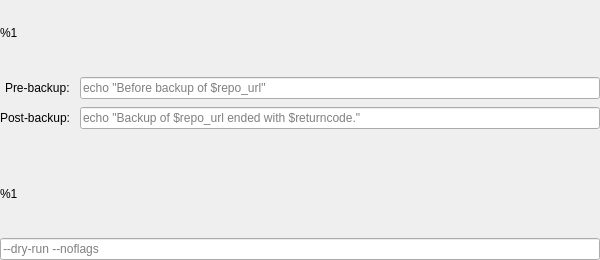
<?xml version="1.0" encoding="UTF-8"?>
<ui version="4.0">
 <class>ShellCommandsPage</class>
 <widget class="QWidget" name="ShellCommandsPage">
  <property name="geometry">
   <rect>
    <x>0</x>
    <y>0</y>
    <width>600</width>
    <height>260</height>
   </rect>
  </property>
  <layout class="QVBoxLayout" name="verticalLayout_2">
   <property name="spacing">
    <number>10</number>
   </property>
   <property name="leftMargin">
    <number>0</number>
   </property>
   <property name="topMargin">
    <number>0</number>
   </property>
   <property name="rightMargin">
    <number>0</number>
   </property>
   <property name="bottomMargin">
    <number>0</number>
   </property>
   <item>
    <widget class="QLabel" name="shellCommandsHelpLabel">
     <property name="text">
      <string notr="true">&lt;html&gt;&lt;head/&gt;&lt;body&gt;&lt;p&gt;%1&lt;/p&gt;&lt;/body&gt;&lt;/html&gt;</string>
     </property>
     <property name="wordWrap">
      <bool>true</bool>
     </property>
     <property name="textStyle" stdset="0">
      <string>subheadline</string>
     </property>
     <property name="textRole" stdset="0">
      <string>secondary</string>
     </property>
    </widget>
   </item>
   <item>
    <layout class="QFormLayout" name="commandsForm">
     <property name="fieldGrowthPolicy">
      <enum>QFormLayout::AllNonFixedFieldsGrow</enum>
     </property>
     <property name="labelAlignment">
      <set>Qt::AlignRight|Qt::AlignVCenter</set>
     </property>
     <property name="horizontalSpacing">
      <number>10</number>
     </property>
     <property name="verticalSpacing">
      <number>8</number>
     </property>
     <item row="0" column="0">
      <widget class="QLabel" name="label_2">
       <property name="text">
        <string>Pre-backup:</string>
       </property>
      </widget>
     </item>
     <item row="0" column="1">
      <widget class="QLineEdit" name="preBackupCmdLineEdit">
       <property name="placeholderText">
        <string>echo &quot;Before backup of $repo_url&quot;</string>
       </property>
       <property name="textStyle" stdset="0">
        <string>monospace</string>
       </property>
       <property name="clearButtonEnabled">
        <bool>true</bool>
       </property>
      </widget>
     </item>
     <item row="1" column="0">
      <widget class="QLabel" name="label">
       <property name="text">
        <string>Post-backup:</string>
       </property>
      </widget>
     </item>
     <item row="1" column="1">
      <widget class="QLineEdit" name="postBackupCmdLineEdit">
       <property name="placeholderText">
        <string>echo &quot;Backup of $repo_url ended with $returncode.&quot;</string>
       </property>
       <property name="textStyle" stdset="0">
        <string>monospace</string>
       </property>
       <property name="clearButtonEnabled">
        <bool>true</bool>
       </property>
      </widget>
     </item>
    </layout>
   </item>
   <item>
    <spacer name="spacer">
     <property name="orientation">
      <enum>Qt::Vertical</enum>
     </property>
     <property name="sizeType">
      <enum>QSizePolicy::Fixed</enum>
     </property>
     <property name="sizeHint" stdset="0">
      <size>
       <width>0</width>
       <height>6</height>
      </size>
     </property>
    </spacer>
   </item>
   <item>
    <widget class="QLabel" name="borgCreateHelpLabel">
     <property name="text">
      <string notr="true">&lt;html&gt;&lt;head/&gt;&lt;body&gt;&lt;p&gt;%1&lt;/p&gt;&lt;/body&gt;&lt;/html&gt;</string>
     </property>
     <property name="wordWrap">
      <bool>true</bool>
     </property>
     <property name="openExternalLinks">
      <bool>true</bool>
     </property>
     <property name="textStyle" stdset="0">
      <string>subheadline</string>
     </property>
     <property name="textRole" stdset="0">
      <string>secondary</string>
     </property>
    </widget>
   </item>
   <item>
    <widget class="QLineEdit" name="createCmdLineEdit">
     <property name="placeholderText">
      <string>--dry-run --noflags</string>
     </property>
     <property name="textStyle" stdset="0">
      <string>monospace</string>
     </property>
     <property name="clearButtonEnabled">
      <bool>true</bool>
     </property>
    </widget>
   </item>
  </layout>
 </widget>
 <resources/>
 <connections/>
</ui>
